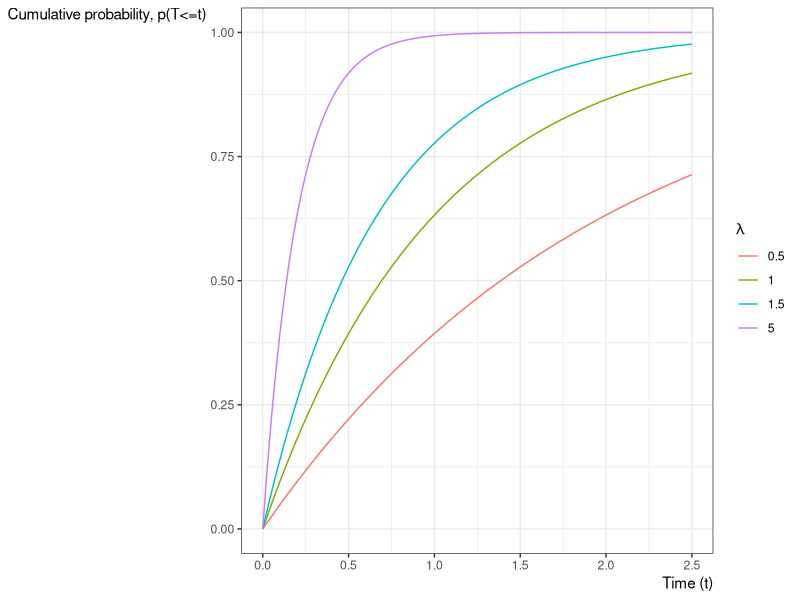

Write the R code that produced this figure.
## ---- chunk 1
library(ggplot2)
ggplot() +
  geom_function(
    aes(col = "0.5"),
    fun = \(x) pexp(x, rate = 0.5)
  ) +
  geom_function(
    aes(col = "1"),
    fun = \(x) pexp(x, rate = 1)
  ) +
  geom_function(
    aes(col = "1.5"),
    fun = \(x) pexp(x, rate = 1.5)
  ) +
  geom_function(
    aes(col = "5"),
    fun = \(x) pexp(x, rate = 5)
  ) +
  theme_bw() +
  ylab("Cumulative probability, p(T<=t)") +
  guides(col = guide_legend(title = expr(lambda))) +
  xlab("Time (t)") +
  xlim(0, 2.5) +
  theme(
    axis.title.x =
      element_text(
        angle = 0,
        vjust = 1,
        hjust = 1
      ),
    axis.title.y =
      element_text(
        angle = 0,
        vjust = 1,
        hjust = 1
      )
  )
